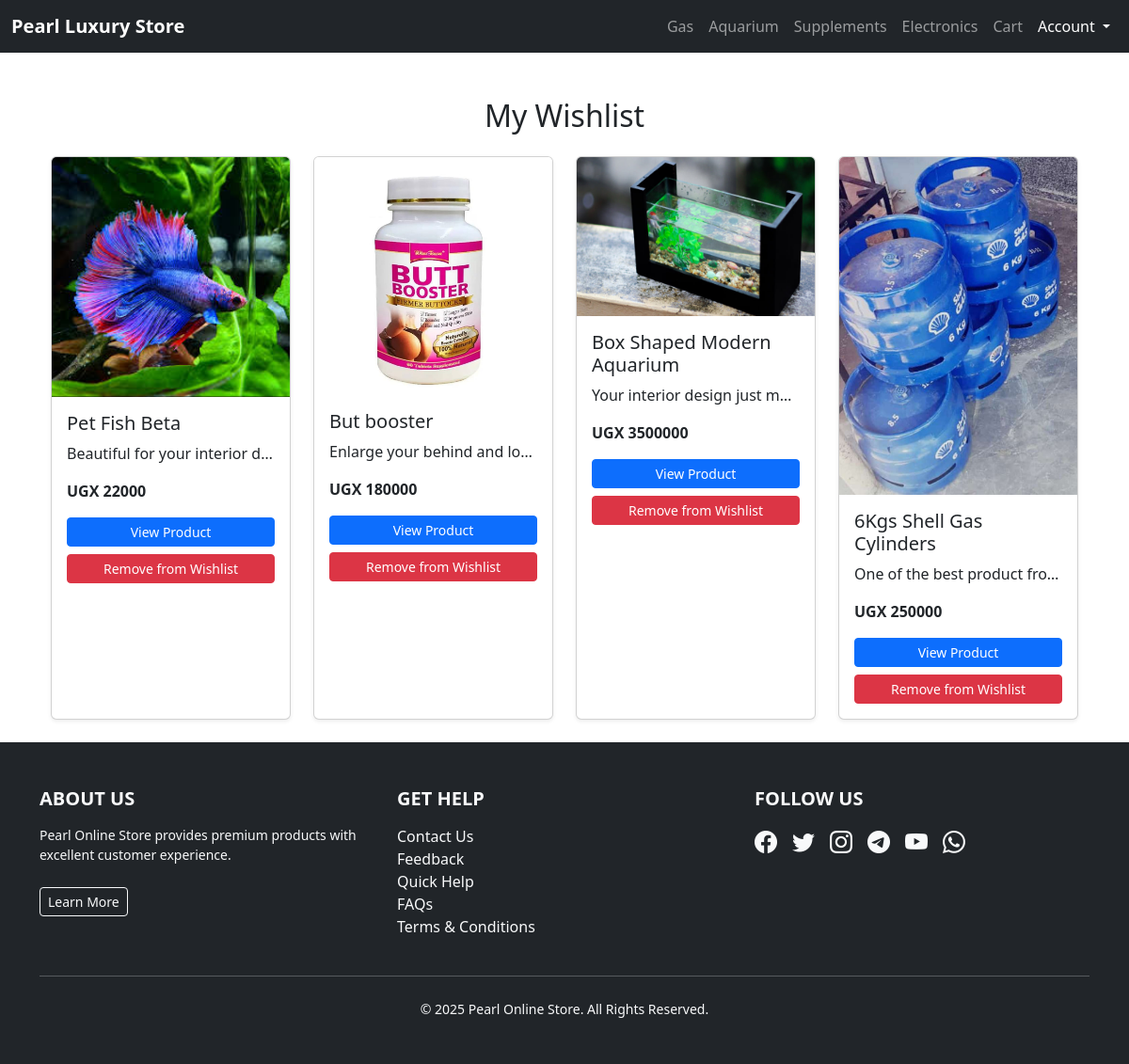
Screenshot of /wishlist/ (signed in) with the database file from the repository.
### pearlApp/models.py (models this page shows, shortened)
class Wishlist(models.Model):
    user = models.ForeignKey(
        User, on_delete=models.CASCADE, related_name='wishlist')
    product = models.ForeignKey('Product', on_delete=models.CASCADE)
    added_at = models.DateTimeField(auto_now_add=True)
    class Meta:
        unique_together = ('user', 'product')

class Product(models.Model):
    category = models.ForeignKey(
        Category, on_delete=models.CASCADE, related_name="products")
    name = models.CharField(max_length=150)
    description = models.TextField()
    price = models.PositiveIntegerField(help_text="Price in UGX")
    discount = models.PositiveIntegerField(
        default=0, help_text="Discount percentage (0 if none)")
    image = models.ImageField(upload_to="products/")
    stock_quantity = models.PositiveIntegerField(default=0)
    created_at = models.DateTimeField(auto_now_add=True)
    updated_at = models.DateTimeField(auto_now=True)
    class Meta:
        ordering = ["-created_at"]

### pearlApp/views.py (the view)
# urls.py: path("wishlist/", views.wishlist_view, name="wishlist"),
@login_required
def wishlist_view(request):
    wishlist_items = Wishlist.objects.filter(
        user=request.user).select_related('product')
    return render(request, 'stores/wishlist.html', {'wishlist_items': wishlist_items})

### templates/stores/wishlist.html (shortened to what this page needs)
{% extends "main.html" %}
{% block content %}
<div class="container mt-5">
    <h2 class="mb-4 text-center">My Wishlist</h2>
    {% if wishlist_items %}
    <div class="row g-4">
        {% for item in wishlist_items %}
        <div class="col-md-3 col-sm-6">
            <div class="card h-100 shadow-sm position-relative">
                {% if item.product.image %}
                    <img src="{{ item.product.image.url }}" class="card-img-top" alt="{{ item.product.name }}">
                {% else %}
                    <div class="d-flex align-items-center justify-content-center bg-secondary text-light"
                         style="height:180px;">
                        {{ item.product.name }}
                    </div>
                {% endif %}
                <div class="card-body">
                    <h5 class="card-title">{{ item.product.name }}</h5>
                    <p class="card-text text-truncate">{{ item.product.description|truncatewords:12 }}</p>
                    <p class="fw-bold">UGX {{ item.product.price }}</p>
                    <a href="{% url 'product_detail' item.product.pk %}"
                       class="btn btn-sm btn-primary w-100 mb-2">View Product</a>
                    <form action="{% url 'remove_from_wishlist' item.product.id %}" method="POST">
                        <button class="btn btn-sm btn-danger w-100">Remove from Wishlist</button>
                    </form>
                </div>
            </div>
        </div>
        {% endfor %}
    </div>
    {% else %}
        <p class="text-center mt-4">Your wishlist is empty.</p>
    {% endif %}
</div>
 <br>
{% endblock %}

### rows the page displays
Wishlist: product.image (picture), product.name "Pet Fish Beta", product.description "Beautiful for your interior d…", product.price "22000"
Wishlist: product.image (picture), product.name "But booster", product.description "Enlarge your behind and lo…", product.price "180000"
Wishlist: product.image (picture), product.name "Box Shaped Modern Aquarium", product.description "Your interior design just m…", product.price "3500000"
Wishlist: product.image (picture), product.name "6Kgs Shell Gas Cylinders", product.description "One of the best product fro…", product.price "250000"
